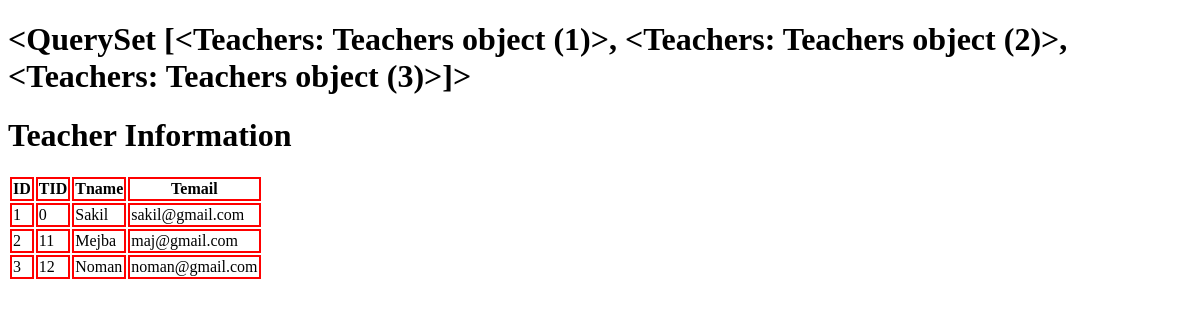
The app's page /about/t/, older data.
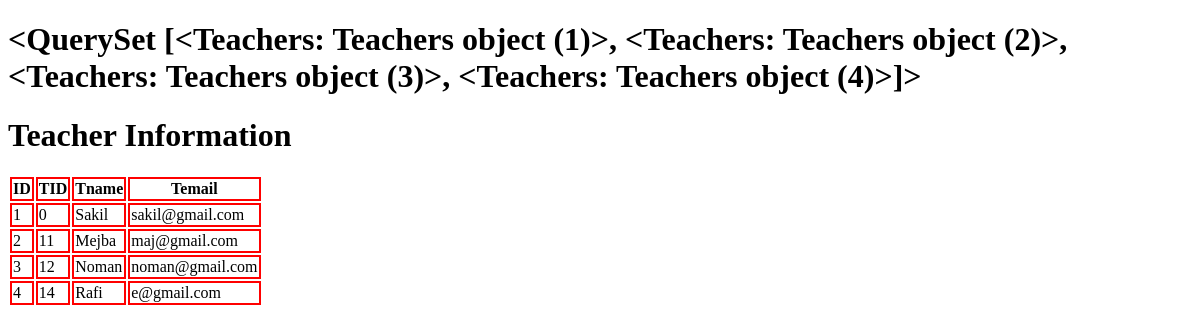
The same page, newer data.
### About_Us/models.py (models this page shows)
class Teachers(models.Model):
    tid = models.IntegerField()
    tname = models.CharField(max_length=40)
    temail = models.EmailField(max_length=30)

### About_Us/views.py (the view)
# urls.py: path('t/', views.teachers_info, name="")
def teachers_info(request):
    teach = Teachers.objects.all()
    return render(request, 'about/t.html', {'thr': teach})

### templates/about/t.html (shortened to what this page needs)
<!DOCTYPE html>
{% load static %}
<html lang="en">
<head>
    <link rel="stylesheet" href="{% static 'css/t.css' %}">
</head>
<body>
    <h1>{{thr}}</h1>
    {% if thr %}
    <h1>Teacher Information</h1>
    {% else %}
    <h2>Empty Database</h2>
    {% endif %}
    <table>
        <tr>
        <th>ID</th>
        <th>TID</th>
        <th>Tname</th>
        <th>Temail</th>
        </tr>
        {% for th in thr %}
        <tr>
            <td>{{th.id}}</td>
            <td>{{th.tid}}</td>
            <td>{{th.tname}}</td>
            <td>{{th.temail}}</td>
        </tr>
        {% endfor %}
    </table>
</body>
</html>

### static/css/t.css (style rules this page uses)
th, td { border: 2px solid red; }

Row changes from the older to the newer data that the page shows:
computed for Teachers "Sakil": id "<QuerySet [<Teachers: Teachers object (1)>, <Teachers: Teachers object (2)>, <Teachers: Teachers object (3)>]>" → "<QuerySet [<Teachers: Teachers object (1)>, <Teachers: Teachers object (2)>, <Teachers: Teachers object (3)>, <Teachers: Teachers object (4)>]>"
added Teachers: id "4", tid "14", tname "Rafi", temail "e@gmail.com"
